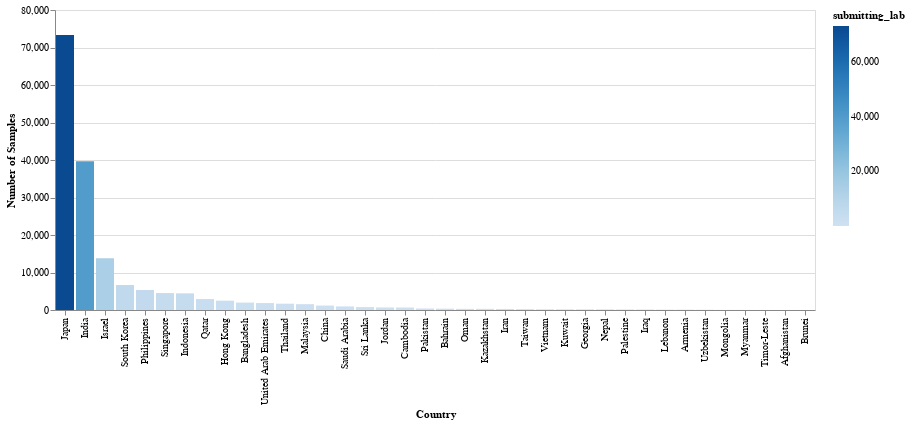

Notebook cell for this chart:
### Code cell
alt.Chart(
    asia_metadata.groupby(["country"])
    .count()
    .reset_index()
    .sort_values("virus", ascending=False)
).mark_bar().encode(
    x=alt.X("country", title="Country", sort="-y"),
    y=alt.Y("sum(virus)", title="Number of Samples"),
    color=alt.Color("submitting_lab", sort="-y"),
    tooltip=["submitting_lab", "sum(virus)"],
)

### Figure 1 — Vega-Lite specification as saved in the notebook (floating-point values rounded to 4 significant figures)
{"config": {"view": {"continuousWidth": 400, "continuousHeight": 300}}, "data": {"name": "data-917c0ba175d8ea64312f2b90c0789f09"}, "mark": "bar", "encoding": {"color": {"type": "quantitative", "field": "submitting_lab", "sort": "-y"}, "tooltip": [{"type": "quantitative", "field": "submitting_lab"}, {"type": "quantitative", "aggregate": "sum", "field": "virus"}], "x": {"type": "nominal", "field": "country", "sort": "-y", "title": "Country"}, "y": {"type": "quantitative", "aggregate": "sum", "field": "virus", "title": "Number of Samples"}}, "$schema": "https://vega.github.io/schema/vega-lite/v4.8.1.json", "datasets": {"data-917c0ba175d8ea64312f2b90c0789f09": [{"country": "Japan", "virus": 73332, "gisaid_epi_isl": 73332, "genbank_accession": 73332, "date": 73332, "region": 73332, "division": 73332, "location": 111, "region_exposure": 73332, "country_exposure": 73332, "division_exposure": 73332, "segment": 73332, "length": 73332, "host": 73332, "age": 73332, "sex": 73332, "Nextstrain_clade": 73332, "pango_lineage": 73332, "GISAID_clade": 73332, "originating_lab": 73332, "submitting_lab": 73332, "authors": 73332, "url": 73332, "title": 73332, "paper_url": 73332, "date_submitted": 73332, "purpose_of_sequencing": 0, "date_yearmon": 73332, "date_submitted_yearmon": 73332, "days_to_submit": 73332}, {"country": "India", "virus": 39676, "gisaid_epi_isl": 39676, "genbank_accession": 39676, "date": 39676, "region": 39676, "division": 39676, "location": 21246, "region_exposure": 39676, "country_exposure": 39676, "division_exposure": 39676, "segment": 39676, "length": 39676, "host": 39676, "age": 39676, "sex": 39676, "Nextstrain_clade": 39676, "pango_lineage": 39676, "GISAID_clade": 39676, "originating_lab": 39676, "submitting_lab": 39676, "authors": 39676, "url": 39676, "title": 39676, "paper_url": 39676, "date_submitted": 39676, "purpose_of_sequencing": 0, "date_yearmon": 39676, "date_submitted_yearmon": 39676, "days_to_submit": 39676}, {"country": "Israel", "virus": 13784, "gisaid_epi_isl": 13784, "genbank_accession": 13784, "date": 13784, "region": 13784, "division": 13784, "location": 425, "region_exposure": 13784, "country_exposure": 13784, "division_exposure": 13784, "segment": 13784, "length": 13784, "host": 13784, "age": 13784, "sex": 13784, "Nextstrain_clade": 13784, "pango_lineage": 13784, "GISAID_clade": 13784, "originating_lab": 13784, "submitting_lab": 13784, "authors": 13784, "url": 13784, "title": 13784, "paper_url": 13784, "date_submitted": 13784, "purpose_of_sequencing": 0, "date_yearmon": 13784, "date_submitted_yearmon": 13784, "days_to_submit": 13784}, {"country": "South Korea", "virus": 6656, "gisaid_epi_isl": 6656, "genbank_accession": 6656, "date": 6656, "region": 6656, "division": 6656, "location": 11, "region_exposure": 6656, "country_exposure": 6656, "division_exposure": 6656, "segment": 6656, "length": 6656, "host": 6656, "age": 6656, "sex": 6656, "Nextstrain_clade": 6656, "pango_lineage": 6656, "GISAID_clade": 6656, "originating_lab": 6656, "submitting_lab": 6656, "authors": 6656, "url": 6656, "title": 6656, "paper_url": 6656, "date_submitted": 6656, "purpose_of_sequencing": 0, "date_yearmon": 6656, "date_submitted_yearmon": 6656, "days_to_submit": 6656}, {"country": "Philippines", "virus": 5328, "gisaid_epi_isl": 5328, "genbank_accession": 5328, "date": 5328, "region": 5328, "division": 5328, "location": 11, "region_exposure": 5328, "country_exposure": 5328, "division_exposure": 5328, "segment": 5328, "length": 5328, "host": 5328, "age": 5328, "sex": 5328, "Nextstrain_clade": 5328, "pango_lineage": 5328, "GISAID_clade": 5328, "originating_lab": 5328, "submitting_lab": 5328, "authors": 5328, "url": 5328, "title": 5328, "paper_url": 5328, "date_submitted": 5328, "purpose_of_sequencing": 0, "date_yearmon": 5328, "date_submitted_yearmon": 5328, "days_to_submit": 5328}, {"country": "Singapore", "virus": 4515, "gisaid_epi_isl": 4515, "genbank_accession": 4515, "date": 4515, "region": 4515, "division": 4515, "location": 37, "region_exposure": 4515, "country_exposure": 4515, "division_exposure": 4515, "segment": 4515, "length": 4515, "host": 4515, "age": 4515, "sex": 4515, "Nextstrain_clade": 4515, "pango_lineage": 4515, "GISAID_clade": 4515, "originating_lab": 4515, "submitting_lab": 4515, "authors": 4515, "url": 4515, "title": 4515, "paper_url": 4515, "date_submitted": 4515, "purpose_of_sequencing": 0, "date_yearmon": 4515, "date_submitted_yearmon": 4515, "days_to_submit": 4515}, {"country": "Indonesia", "virus": 4442, "gisaid_epi_isl": 4442, "genbank_accession": 4442, "date": 4442, "region": 4442, "division": 4442, "location": 2411, "region_exposure": 4442, "country_exposure": 4442, "division_exposure": 4442, "segment": 4442, "length": 4442, "host": 4442, "age": 4442, "sex": 4442, "Nextstrain_clade": 4442, "pango_lineage": 4442, "GISAID_clade": 4442, "originating_lab": 4442, "submitting_lab": 4442, "authors": 4442, "url": 4442, "title": 4442, "paper_url": 4442, "date_submitted": 4442, "purpose_of_sequencing": 0, "date_yearmon": 4442, "date_submitted_yearmon": 4442, "days_to_submit": 4442}, {"country": "Qatar", "virus": 2914, "gisaid_epi_isl": 2914, "genbank_accession": 2914, "date": 2914, "region": 2914, "division": 2914, "location": 0, "region_exposure": 2914, "country_exposure": 2914, "division_exposure": 2914, "segment": 2914, "length": 2914, "host": 2914, "age": 2914, "sex": 2914, "Nextstrain_clade": 2914, "pango_lineage": 2914, "GISAID_clade": 2914, "originating_lab": 2914, "submitting_lab": 2914, "authors": 2914, "url": 2914, "title": 2914, "paper_url": 2914, "date_submitted": 2914, "purpose_of_sequencing": 0, "date_yearmon": 2914, "date_submitted_yearmon": 2914, "days_to_submit": 2914}, {"country": "Hong Kong", "virus": 2484, "gisaid_epi_isl": 2484, "genbank_accession": 2484, "date": 2484, "region": 2484, "division": 2484, "location": 59, "region_exposure": 2484, "country_exposure": 2484, "division_exposure": 2484, "segment": 2484, "length": 2484, "host": 2484, "age": 2484, "sex": 2484, "Nextstrain_clade": 2484, "pango_lineage": 2484, "GISAID_clade": 2484, "originating_lab": 2484, "submitting_lab": 2484, "authors": 2484, "url": 2484, "title": 2484, "paper_url": 2484, "date_submitted": 2484, "purpose_of_sequencing": 0, "date_yearmon": 2484, "date_submitted_yearmon": 2484, "days_to_submit": 2484}, {"country": "Bangladesh", "virus": 1979, "gisaid_epi_isl": 1979, "genbank_accession": 1979, "date": 1979, "region": 1979, "division": 1979, "location": 920, "region_exposure": 1979, "country_exposure": 1979, "division_exposure": 1979, "segment": 1979, "length": 1979, "host": 1979, "age": 1979, "sex": 1979, "Nextstrain_clade": 1979, "pango_lineage": 1979, "GISAID_clade": 1979, "originating_lab": 1979, "submitting_lab": 1979, "authors": 1979, "url": 1979, "title": 1979, "paper_url": 1979, "date_submitted": 1979, "purpose_of_sequencing": 0, "date_yearmon": 1979, "date_submitted_yearmon": 1979, "days_to_submit": 1979}, {"country": "United Arab Emirates", "virus": 1850, "gisaid_epi_isl": 1850, "genbank_accession": 1850, "date": 1850, "region": 1850, "division": 1850, "location": 0, "region_exposure": 1850, "country_exposure": 1850, "division_exposure": 1850, "segment": 1850, "length": 1850, "host": 1850, "age": 1850, "sex": 1850, "Nextstrain_clade": 1850, "pango_lineage": 1850, "GISAID_clade": 1850, "originating_lab": 1850, "submitting_lab": 1850, "authors": 1850, "url": 1850, "title": 1850, "paper_url": 1850, "date_submitted": 1850, "purpose_of_sequencing": 0, "date_yearmon": 1850, "date_submitted_yearmon": 1850, "days_to_submit": 1850}, {"country": "Thailand", "virus": 1687, "gisaid_epi_isl": 1687, "genbank_accession": 1687, "date": 1687, "region": 1687, "division": 1687, "location": 0, "region_exposure": 1687, "country_exposure": 1687, "division_exposure": 1687, "segment": 1687, "length": 1687, "host": 1687, "age": 1687, "sex": 1687, "Nextstrain_clade": 1687, "pango_lineage": 1687, "GISAID_clade": 1687, "originating_lab": 1673, "submitting_lab": 1687, "authors": 1687, "url": 1687, "title": 1687, "paper_url": 1687, "date_submitted": 1687, "purpose_of_sequencing": 0, "date_yearmon": 1687, "date_submitted_yearmon": 1687, "days_to_submit": 1687}, {"country": "Malaysia", "virus": 1555, "gisaid_epi_isl": 1555, "genbank_accession": 1555, "date": 1555, "region": 1555, "division": 1555, "location": 24, "region_exposure": 1555, "country_exposure": 1555, "division_exposure": 1555, "segment": 1555, "length": 1555, "host": 1555, "age": 1555, "sex": 1555, "Nextstrain_clade": 1555, "pango_lineage": 1555, "GISAID_clade": 1555, "originating_lab": 1555, "submitting_lab": 1555, "authors": 1555, "url": 1555, "title": 1555, "paper_url": 1555, "date_submitted": 1555, "purpose_of_sequencing": 0, "date_yearmon": 1555, "date_submitted_yearmon": 1555, "days_to_submit": 1555}, {"country": "China", "virus": 1182, "gisaid_epi_isl": 1182, "genbank_accession": 1182, "date": 1182, "region": 1182, "division": 1182, "location": 650, "region_exposure": 1182, "country_exposure": 1182, "division_exposure": 1182, "segment": 1182, "length": 1182, "host": 1182, "age": 1182, "sex": 1182, "Nextstrain_clade": 1182, "pango_lineage": 1182, "GISAID_clade": 1182, "originating_lab": 1182, "submitting_lab": 1182, "authors": 1182, "url": 1182, "title": 1182, "paper_url": 1182, "date_submitted": 1182, "purpose_of_sequencing": 0, "date_yearmon": 1182, "date_submitted_yearmon": 1182, "days_to_submit": 1182}, {"country": "Saudi Arabia", "virus": 957, "gisaid_epi_isl": 957, "genbank_accession": 957, "date": 957, "region": 957, "division": 957, "location": 15, "region_exposure": 957, "country_exposure": 957, "division_exposure": 957, "segment": 957, "length": 957, "host": 957, "age": 957, "sex": 957, "Nextstrain_clade": 957, "pango_lineage": 957, "GISAID_clade": 957, "originating_lab": 957, "submitting_lab": 957, "authors": 957, "url": 957, "title": 957, "paper_url": 957, "date_submitted": 957, "purpose_of_sequencing": 0, "date_yearmon": 957, "date_submitted_yearmon": 957, "days_to_submit": 957}, {"country": "Sri Lanka", "virus": 778, "gisaid_epi_isl": 778, "genbank_accession": 778, "date": 778, "region": 778, "division": 778, "location": 257, "region_exposure": 778, "country_exposure": 778, "division_exposure": 778, "segment": 778, "length": 778, "host": 778, "age": 778, "sex": 778, "Nextstrain_clade": 778, "pango_lineage": 778, "GISAID_clade": 778, "originating_lab": 778, "submitting_lab": 778, "authors": 778, "url": 778, "title": 778, "paper_url": 778, "date_submitted": 778, "purpose_of_sequencing": 0, "date_yearmon": 778, "date_submitted_yearmon": 778, "days_to_submit": 778}, {"country": "Jordan", "virus": 682, "gisaid_epi_isl": 682, "genbank_accession": 682, "date": 682, "region": 682, "division": 682, "location": 0, "region_exposure": 682, "country_exposure": 682, "division_exposure": 682, "segment": 682, "length": 682, "host": 682, "age": 682, "sex": 682, "Nextstrain_clade": 682, "pango_lineage": 682, "GISAID_clade": 682, "originating_lab": 682, "submitting_lab": 682, "authors": 682, "url": 682, "title": 682, "paper_url": 682, "date_submitted": 682, "purpose_of_sequencing": 0, "date_yearmon": 682, "date_submitted_yearmon": 682, "days_to_submit": 682}, {"country": "Cambodia", "virus": 663, "gisaid_epi_isl": 663, "genbank_accession": 663, "date": 663, "region": 663, "division": 663, "location": 0, "region_exposure": 663, "country_exposure": 663, "division_exposure": 663, "segment": 663, "length": 663, "host": 663, "age": 663, "sex": 663, "Nextstrain_clade": 663, "pango_lineage": 663, "GISAID_clade": 663, "originating_lab": 663, "submitting_lab": 663, "authors": 663, "url": 663, "title": 663, "paper_url": 663, "date_submitted": 663, "purpose_of_sequencing": 0, "date_yearmon": 663, "date_submitted_yearmon": 663, "days_to_submit": 663}, {"country": "Pakistan", "virus": 405, "gisaid_epi_isl": 405, "genbank_accession": 405, "date": 405, "region": 405, "division": 405, "location": 114, "region_exposure": 405, "country_exposure": 405, "division_exposure": 405, "segment": 405, "length": 405, "host": 405, "age": 405, "sex": 405, "Nextstrain_clade": 405, "pango_lineage": 405, "GISAID_clade": 405, "originating_lab": 405, "submitting_lab": 405, "authors": 405, "url": 405, "title": 405, "paper_url": 405, "date_submitted": 405, "purpose_of_sequencing": 0, "date_yearmon": 405, "date_submitted_yearmon": 405, "days_to_submit": 405}, {"country": "Bahrain", "virus": 361, "gisaid_epi_isl": 361, "genbank_accession": 361, "date": 361, "region": 361, "division": 361, "location": 3, "region_exposure": 361, "country_exposure": 361, "division_exposure": 361, "segment": 361, "length": 361, "host": 361, "age": 361, "sex": 361, "Nextstrain_clade": 361, "pango_lineage": 361, "GISAID_clade": 361, "originating_lab": 361, "submitting_lab": 361, "authors": 361, "url": 361, "title": 361, "paper_url": 361, "date_submitted": 361, "purpose_of_sequencing": 0, "date_yearmon": 361, "date_submitted_yearmon": 361, "days_to_submit": 361}, {"country": "Oman", "virus": 306, "gisaid_epi_isl": 306, "genbank_accession": 306, "date": 306, "region": 306, "division": 306, "location": 83, "region_exposure": 306, "country_exposure": 306, "division_exposure": 306, "segment": 306, "length": 306, "host": 306, "age": 306, "sex": 306, "Nextstrain_clade": 306, "pango_lineage": 306, "GISAID_clade": 306, "originating_lab": 306, "submitting_lab": 306, "authors": 306, "url": 306, "title": 306, "paper_url": 306, "date_submitted": 306, "purpose_of_sequencing": 0, "date_yearmon": 306, "date_submitted_yearmon": 306, "days_to_submit": 306}, {"country": "Kazakhstan", "virus": 305, "gisaid_epi_isl": 305, "genbank_accession": 305, "date": 305, "region": 305, "division": 305, "location": 37, "region_exposure": 305, "country_exposure": 305, "division_exposure": 305, "segment": 305, "length": 305, "host": 305, "age": 305, "sex": 305, "Nextstrain_clade": 305, "pango_lineage": 305, "GISAID_clade": 305, "originating_lab": 305, "submitting_lab": 305, "authors": 305, "url": 305, "title": 305, "paper_url": 305, "date_submitted": 305, "purpose_of_sequencing": 0, "date_yearmon": 305, "date_submitted_yearmon": 305, "days_to_submit": 305}, {"country": "Iran", "virus": 285, "gisaid_epi_isl": 285, "genbank_accession": 285, "date": 285, "region": 285, "division": 285, "location": 22, "region_exposure": 285, "country_exposure": 285, "division_exposure": 285, "segment": 285, "length": 285, "host": 285, "age": 285, "sex": 285, "Nextstrain_clade": 285, "pango_lineage": 285, "GISAID_clade": 285, "originating_lab": 285, "submitting_lab": 285, "authors": 285, "url": 285, "title": 285, "paper_url": 285, "date_submitted": 285, "purpose_of_sequencing": 0, "date_yearmon": 285, "date_submitted_yearmon": 285, "days_to_submit": 285}, {"country": "Taiwan", "virus": 232, "gisaid_epi_isl": 232, "genbank_accession": 232, "date": 232, "region": 232, "division": 232, "location": 163, "region_exposure": 232, "country_exposure": 232, "division_exposure": 232, "segment": 232, "length": 232, "host": 232, "age": 232, "sex": 232, "Nextstrain_clade": 232, "pango_lineage": 232, "GISAID_clade": 232, "originating_lab": 232, "submitting_lab": 232, "authors": 232, "url": 232, "title": 232, "paper_url": 232, "date_submitted": 232, "purpose_of_sequencing": 0, "date_yearmon": 232, "date_submitted_yearmon": 232, "days_to_submit": 232}, {"country": "Vietnam", "virus": 183, "gisaid_epi_isl": 183, "genbank_accession": 183, "date": 183, "region": 183, "division": 183, "location": 58, "region_exposure": 183, "country_exposure": 183, "division_exposure": 183, "segment": 183, "length": 183, "host": 183, "age": 183, "sex": 183, "Nextstrain_clade": 183, "pango_lineage": 183, "GISAID_clade": 183, "originating_lab": 183, "submitting_lab": 183, "authors": 183, "url": 183, "title": 183, "paper_url": 183, "date_submitted": 183, "purpose_of_sequencing": 0, "date_yearmon": 183, "date_submitted_yearmon": 183, "days_to_submit": 183}, {"country": "Kuwait", "virus": 171, "gisaid_epi_isl": 171, "genbank_accession": 171, "date": 171, "region": 171, "division": 171, "location": 50, "region_exposure": 171, "country_exposure": 171, "division_exposure": 171, "segment": 171, "length": 171, "host": 171, "age": 171, "sex": 171, "Nextstrain_clade": 171, "pango_lineage": 171, "GISAID_clade": 171, "originating_lab": 171, "submitting_lab": 171, "authors": 171, "url": 171, "title": 171, "paper_url": 171, "date_submitted": 171, "purpose_of_sequencing": 0, "date_yearmon": 171, "date_submitted_yearmon": 171, "days_to_submit": 171}, {"country": "Georgia", "virus": 166, "gisaid_epi_isl": 166, "genbank_accession": 166, "date": 166, "region": 166, "division": 166, "location": 0, "region_exposure": 166, "country_exposure": 166, "division_exposure": 166, "segment": 166, "length": 166, "host": 166, "age": 166, "sex": 166, "Nextstrain_clade": 166, "pango_lineage": 166, "GISAID_clade": 166, "originating_lab": 166, "submitting_lab": 166, "authors": 166, "url": 166, "title": 166, "paper_url": 166, "date_submitted": 166, "purpose_of_sequencing": 0, "date_yearmon": 166, "date_submitted_yearmon": 166, "days_to_submit": 166}, {"country": "Nepal", "virus": 159, "gisaid_epi_isl": 159, "genbank_accession": 159, "date": 159, "region": 159, "division": 159, "location": 47, "region_exposure": 159, "country_exposure": 159, "division_exposure": 159, "segment": 159, "length": 159, "host": 159, "age": 159, "sex": 159, "Nextstrain_clade": 159, "pango_lineage": 159, "GISAID_clade": 159, "originating_lab": 159, "submitting_lab": 159, "authors": 159, "url": 159, "title": 159, "paper_url": 159, "date_submitted": 159, "purpose_of_sequencing": 0, "date_yearmon": 159, "date_submitted_yearmon": 159, "days_to_submit": 159}, {"country": "Palestine", "virus": 137, "gisaid_epi_isl": 137, "genbank_accession": 137, "date": 137, "region": 137, "division": 137, "location": 92, "region_exposure": 137, "country_exposure": 137, "division_exposure": 137, "segment": 137, "length": 137, "host": 137, "age": 137, "sex": 137, "Nextstrain_clade": 137, "pango_lineage": 137, "GISAID_clade": 137, "originating_lab": 137, "submitting_lab": 137, "authors": 137, "url": 137, "title": 137, "paper_url": 137, "date_submitted": 137, "purpose_of_sequencing": 0, "date_yearmon": 137, "date_submitted_yearmon": 137, "days_to_submit": 137}, {"country": "Iraq", "virus": 125, "gisaid_epi_isl": 125, "genbank_accession": 125, "date": 125, "region": 125, "division": 125, "location": 76, "region_exposure": 125, "country_exposure": 125, "division_exposure": 125, "segment": 125, "length": 125, "host": 125, "age": 125, "sex": 125, "Nextstrain_clade": 125, "pango_lineage": 125, "GISAID_clade": 125, "originating_lab": 125, "submitting_lab": 125, "authors": 125, "url": 125, "title": 125, "paper_url": 125, "date_submitted": 125, "purpose_of_sequencing": 0, "date_yearmon": 125, "date_submitted_yearmon": 125, "days_to_submit": 125}, {"country": "Lebanon", "virus": 93, "gisaid_epi_isl": 93, "genbank_accession": 93, "date": 93, "region": 93, "division": 93, "location": 0, "region_exposure": 93, "country_exposure": 93, "division_exposure": 93, "segment": 93, "length": 93, "host": 93, "age": 93, "sex": 93, "Nextstrain_clade": 93, "pango_lineage": 93, "GISAID_clade": 93, "originating_lab": 93, "submitting_lab": 93, "authors": 93, "url": 93, "title": 93, "paper_url": 93, "date_submitted": 93, "purpose_of_sequencing": 0, "date_yearmon": 93, "date_submitted_yearmon": 93, "days_to_submit": 93}, {"country": "Armenia", "virus": 81, "gisaid_epi_isl": 81, "genbank_accession": 81, "date": 81, "region": 81, "division": 81, "location": 0, "region_exposure": 81, "country_exposure": 81, "division_exposure": 81, "segment": 81, "length": 81, "host": 81, "age": 81, "sex": 81, "Nextstrain_clade": 81, "pango_lineage": 81, "GISAID_clade": 81, "originating_lab": 81, "submitting_lab": 81, "authors": 81, "url": 81, "title": 81, "paper_url": 81, "date_submitted": 81, "purpose_of_sequencing": 0, "date_yearmon": 81, "date_submitted_yearmon": 81, "days_to_submit": 81}, {"country": "Uzbekistan", "virus": 57, "gisaid_epi_isl": 57, "genbank_accession": 57, "date": 57, "region": 57, "division": 57, "location": 15, "region_exposure": 57, "country_exposure": 57, "division_exposure": 57, "segment": 57, "length": 57, "host": 57, "age": 57, "sex": 57, "Nextstrain_clade": 57, "pango_lineage": 57, "GISAID_clade": 57, "originating_lab": 57, "submitting_lab": 57, "authors": 57, "url": 57, "title": 57, "paper_url": 57, "date_submitted": 57, "purpose_of_sequencing": 0, "date_yearmon": 57, "date_submitted_yearmon": 57, "days_to_submit": 57}, {"country": "Mongolia", "virus": 27, "gisaid_epi_isl": 27, "genbank_accession": 27, "date": 27, "region": 27, "division": 27, "location": 0, "region_exposure": 27, "country_exposure": 27, "division_exposure": 27, "segment": 27, "length": 27, "host": 27, "age": 27, "sex": 27, "Nextstrain_clade": 27, "pango_lineage": 27, "GISAID_clade": 27, "originating_lab": 27, "submitting_lab": 27, "authors": 27, "url": 27, "title": 27, "paper_url": 27, "date_submitted": 27, "purpose_of_sequencing": 0, "date_yearmon": 27, "date_submitted_yearmon": 27, "days_to_submit": 27}, {"country": "Myanmar", "virus": 21, "gisaid_epi_isl": 21, "genbank_accession": 21, "date": 21, "region": 21, "division": 21, "location": 1, "region_exposure": 21, "country_exposure": 21, "division_exposure": 21, "segment": 21, "length": 21, "host": 21, "age": 21, "sex": 21, "Nextstrain_clade": 21, "pango_lineage": 21, "GISAID_clade": 21, "originating_lab": 21, "submitting_lab": 21, "authors": 21, "url": 21, "title": 21, "paper_url": 21, "date_submitted": 21, "purpose_of_sequencing": 0, "date_yearmon": 21, "date_submitted_yearmon": 21, "days_to_submit": 21}, {"country": "Timor-Leste", "virus": 19, "gisaid_epi_isl": 19, "genbank_accession": 19, "date": 19, "region": 19, "division": 19, "location": 0, "region_exposure": 19, "country_exposure": 19, "division_exposure": 19, "segment": 19, "length": 19, "host": 19, "age": 19, "sex": 19, "Nextstrain_clade": 19, "pango_lineage": 19, "GISAID_clade": 19, "originating_lab": 19, "submitting_lab": 19, "authors": 19, "url": 19, "title": 19, "paper_url": 19, "date_submitted": 19, "purpose_of_sequencing": 0, "date_yearmon": 19, "date_submitted_yearmon": 19, "days_to_submit": 19}, {"country": "Afghanistan", "virus": 16, "gisaid_epi_isl": 16, "genbank_accession": 16, "date": 16, "region": 16, "division": 16, "location": 0, "region_exposure": 16, "country_exposure": 16, "division_exposure": 16, "segment": 16, "length": 16, "host": 16, "age": 16, "sex": 16, "Nextstrain_clade": 16, "pango_lineage": 16, "GISAID_clade": 16, "originating_lab": 16, "submitting_lab": 16, "authors": 16, "url": 16, "title": 16, "paper_url": 16, "date_submitted": 16, "purpose_of_sequencing": 0, "date_yearmon": 16, "date_submitted_yearmon": 16, "days_to_submit": 16}, {"country": "Brunei", "virus": 10, "gisaid_epi_isl": 10, "genbank_accession": 10, "date": 10, "region": 10, "division": 10, "location": 0, "region_exposure": 10, "country_exposure": 10, "division_exposure": 10, "segment": 10, "length": 10, "host": 10, "age": 10, "sex": 10, "Nextstrain_clade": 10, "pango_lineage": 10, "GISAID_clade": 10, "originating_lab": 10, "submitting_lab": 10, "authors": 10, "url": 10, "title": 10, "paper_url": 10, "date_submitted": 10, "purpose_of_sequencing": 0, "date_yearmon": 10, "date_submitted_yearmon": 10, "days_to_submit": 10}]}}
